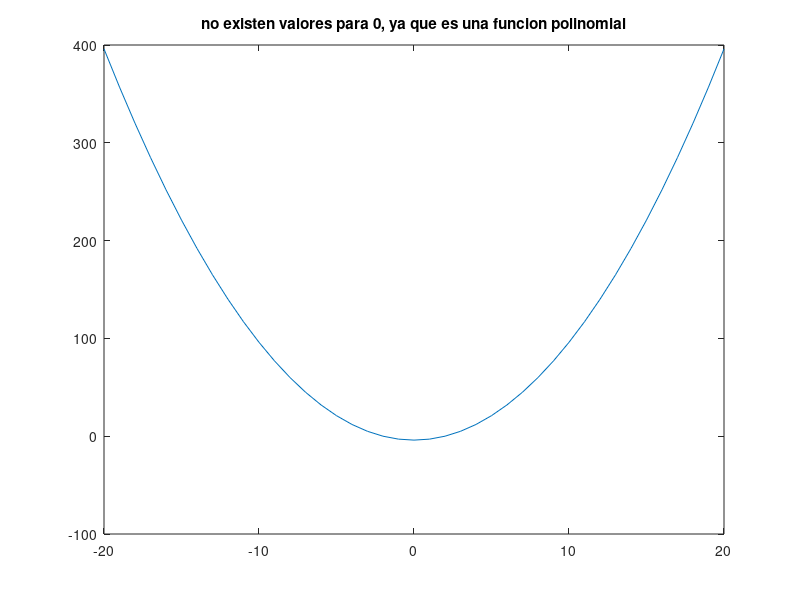

This chart was generated by the following MATLAB code:
%descricion: Graficar funciones polinomiales 
%date: 202123065
%author: Bryan Alejandro Martinez López
%fecha: 19/11/2021
x=-20:1:20;
y= (x+2).*(x-2);
plot (x,y);
title (" no existen valores para 0, ya que es una funcion polinomial ");
